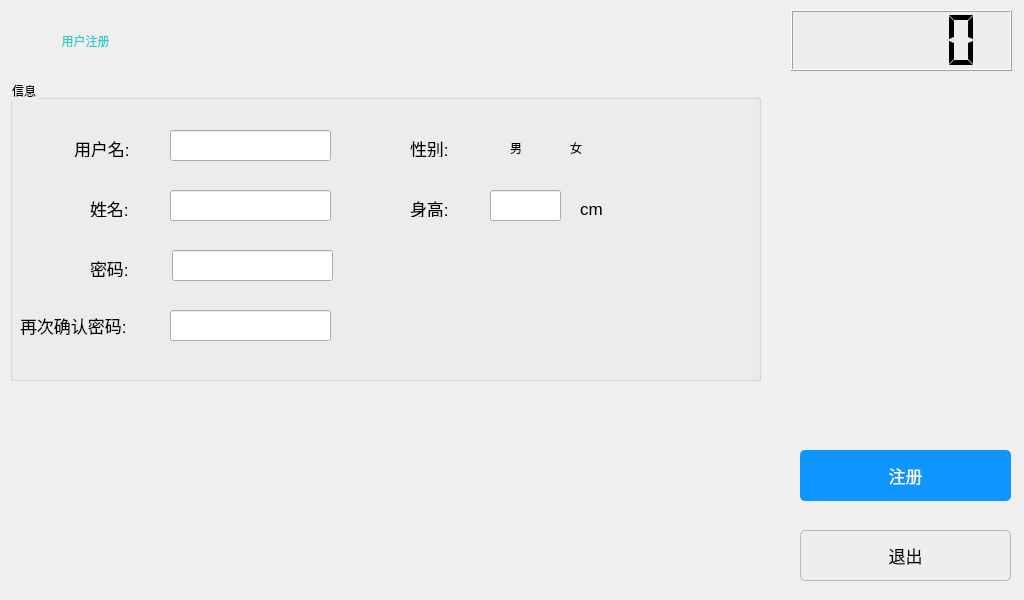
<?xml version="1.0" encoding="UTF-8"?>
<ui version="4.0">
 <class>Register</class>
 <widget class="QWidget" name="Register">
  <property name="geometry">
   <rect>
    <x>0</x>
    <y>0</y>
    <width>1024</width>
    <height>600</height>
   </rect>
  </property>
  <property name="cursor">
   <cursorShape>BlankCursor</cursorShape>
  </property>
  <property name="windowTitle">
   <string>Login</string>
  </property>
  <widget class="QLineEdit" name="leAccount">
   <property name="geometry">
    <rect>
     <x>170</x>
     <y>130</y>
     <width>161</width>
     <height>31</height>
    </rect>
   </property>
   <property name="font">
    <font>
     <pointsize>15</pointsize>
    </font>
   </property>
  </widget>
  <widget class="QLineEdit" name="lePwd">
   <property name="geometry">
    <rect>
     <x>172</x>
     <y>250</y>
     <width>161</width>
     <height>31</height>
    </rect>
   </property>
   <property name="font">
    <font>
     <pointsize>15</pointsize>
    </font>
   </property>
   <property name="echoMode">
    <enum>QLineEdit::Password</enum>
   </property>
  </widget>
  <widget class="QLineEdit" name="leName">
   <property name="geometry">
    <rect>
     <x>170</x>
     <y>190</y>
     <width>161</width>
     <height>31</height>
    </rect>
   </property>
   <property name="font">
    <font>
     <pointsize>15</pointsize>
    </font>
   </property>
  </widget>
  <widget class="QLabel" name="lblAccount">
   <property name="geometry">
    <rect>
     <x>74</x>
     <y>140</y>
     <width>67</width>
     <height>17</height>
    </rect>
   </property>
   <property name="font">
    <font>
     <pointsize>13</pointsize>
    </font>
   </property>
   <property name="styleSheet">
    <string notr="true">background-color: transparent;</string>
   </property>
   <property name="text">
    <string>用户名:</string>
   </property>
  </widget>
  <widget class="QLabel" name="lblPwd">
   <property name="geometry">
    <rect>
     <x>90</x>
     <y>260</y>
     <width>67</width>
     <height>17</height>
    </rect>
   </property>
   <property name="font">
    <font>
     <pointsize>13</pointsize>
    </font>
   </property>
   <property name="styleSheet">
    <string notr="true">background-color: transparent;</string>
   </property>
   <property name="text">
    <string>密码:</string>
   </property>
  </widget>
  <widget class="QLabel" name="label">
   <property name="geometry">
    <rect>
     <x>90</x>
     <y>200</y>
     <width>67</width>
     <height>17</height>
    </rect>
   </property>
   <property name="font">
    <font>
     <pointsize>13</pointsize>
    </font>
   </property>
   <property name="styleSheet">
    <string notr="true">background-color: transparent;</string>
   </property>
   <property name="text">
    <string>姓名:</string>
   </property>
  </widget>
  <widget class="QLabel" name="lblSex">
   <property name="geometry">
    <rect>
     <x>410</x>
     <y>140</y>
     <width>67</width>
     <height>17</height>
    </rect>
   </property>
   <property name="font">
    <font>
     <pointsize>13</pointsize>
    </font>
   </property>
   <property name="styleSheet">
    <string notr="true">background-color: transparent;</string>
   </property>
   <property name="text">
    <string>性别:</string>
   </property>
  </widget>
  <widget class="QLabel" name="label_2">
   <property name="geometry">
    <rect>
     <x>410</x>
     <y>200</y>
     <width>67</width>
     <height>17</height>
    </rect>
   </property>
   <property name="font">
    <font>
     <pointsize>13</pointsize>
    </font>
   </property>
   <property name="styleSheet">
    <string notr="true">background-color: transparent;</string>
   </property>
   <property name="text">
    <string>身高:</string>
   </property>
  </widget>
  <widget class="QLineEdit" name="leHight">
   <property name="geometry">
    <rect>
     <x>490</x>
     <y>190</y>
     <width>71</width>
     <height>31</height>
    </rect>
   </property>
   <property name="font">
    <font>
     <pointsize>15</pointsize>
    </font>
   </property>
  </widget>
  <widget class="QLabel" name="label_3">
   <property name="geometry">
    <rect>
     <x>580</x>
     <y>200</y>
     <width>67</width>
     <height>17</height>
    </rect>
   </property>
   <property name="font">
    <font>
     <pointsize>13</pointsize>
    </font>
   </property>
   <property name="styleSheet">
    <string notr="true">background-color: transparent;</string>
   </property>
   <property name="text">
    <string>cm</string>
   </property>
  </widget>
  <widget class="QPushButton" name="btnOk">
   <property name="geometry">
    <rect>
     <x>800</x>
     <y>450</y>
     <width>211</width>
     <height>51</height>
    </rect>
   </property>
   <property name="font">
    <font>
     <family>Microsoft Yahei</family>
     <pointsize>13</pointsize>
    </font>
   </property>
   <property name="cursor">
    <cursorShape>BlankCursor</cursorShape>
   </property>
   <property name="focusPolicy">
    <enum>Qt::NoFocus</enum>
   </property>
   <property name="styleSheet">
    <string notr="true">QPushButton
{
    font-family:Microsoft Yahei;
    color:white;
    background-color:rgb(14 , 150 , 254);
    border-radius:5px;
}

QPushButton:hover
{
    background-color:rgb(44 , 137 , 255);
}

QPushButton:pressed
{
    background-color:rgb(14 , 135 , 228);
    padding-left:3px;
    padding-top:3px;
}
</string>
   </property>
   <property name="text">
    <string>注册</string>
   </property>
   <property name="icon">
    <iconset resource="imageIcon.qrc">
     <normaloff>:/imgIcon/appbar.user.add.png</normaloff>:/imgIcon/appbar.user.add.png</iconset>
   </property>
   <property name="iconSize">
    <size>
     <width>76</width>
     <height>76</height>
    </size>
   </property>
  </widget>
  <widget class="QPushButton" name="btnCancel">
   <property name="geometry">
    <rect>
     <x>800</x>
     <y>530</y>
     <width>211</width>
     <height>51</height>
    </rect>
   </property>
   <property name="font">
    <font>
     <pointsize>13</pointsize>
    </font>
   </property>
   <property name="cursor">
    <cursorShape>BlankCursor</cursorShape>
   </property>
   <property name="focusPolicy">
    <enum>Qt::ClickFocus</enum>
   </property>
   <property name="styleSheet">
    <string notr="true">QPushButton
{
    color:black;
    background-color:rgb(238 , 238 , 238);
    border: 1px solid rgb(183 , 183 , 183);
	border-radius:5px;
}

QPushButton:hover
{
    color:black;
    background-color:rgb(228 , 240 , 250);
    border: 1px solid rgb(15 , 150 , 255);
}

QPushButton:pressed
{
    color:black;
    background-color:rgb(204 , 228 , 247);
    border: 1px solid rgb(1 , 84 , 153);
    padding-left:3px;
    padding-top:3px;
}</string>
   </property>
   <property name="text">
    <string>退出</string>
   </property>
   <property name="icon">
    <iconset resource="imageIcon.qrc">
     <normaloff>:/imgIcon/appbar.close.2.png</normaloff>:/imgIcon/appbar.close.2.png</iconset>
   </property>
   <property name="iconSize">
    <size>
     <width>76</width>
     <height>76</height>
    </size>
   </property>
  </widget>
  <widget class="QLabel" name="lblLogin">
   <property name="geometry">
    <rect>
     <x>-10</x>
     <y>10</y>
     <width>191</width>
     <height>61</height>
    </rect>
   </property>
   <property name="styleSheet">
    <string notr="true">QLabel
{
	font: 75 18pt &quot;微软雅黑&quot;;
	color: rgb(50 , 204 , 194);
	background-color: transparent;
}</string>
   </property>
   <property name="text">
    <string>用户注册</string>
   </property>
   <property name="alignment">
    <set>Qt::AlignCenter</set>
   </property>
  </widget>
  <widget class="QLabel" name="lblPwd_Confirm">
   <property name="geometry">
    <rect>
     <x>20</x>
     <y>310</y>
     <width>131</width>
     <height>31</height>
    </rect>
   </property>
   <property name="font">
    <font>
     <pointsize>13</pointsize>
    </font>
   </property>
   <property name="styleSheet">
    <string notr="true">background-color: transparent;</string>
   </property>
   <property name="text">
    <string>再次确认密码:</string>
   </property>
  </widget>
  <widget class="QLineEdit" name="lePwdConfrim">
   <property name="geometry">
    <rect>
     <x>170</x>
     <y>310</y>
     <width>161</width>
     <height>31</height>
    </rect>
   </property>
   <property name="font">
    <font>
     <pointsize>15</pointsize>
    </font>
   </property>
   <property name="echoMode">
    <enum>QLineEdit::Password</enum>
   </property>
  </widget>
  <widget class="QLCDNumber" name="lcdNumber">
   <property name="geometry">
    <rect>
     <x>791</x>
     <y>10</y>
     <width>221</width>
     <height>61</height>
    </rect>
   </property>
   <property name="font">
    <font>
     <family>Roboto</family>
     <pointsize>18</pointsize>
     <weight>50</weight>
     <bold>false</bold>
    </font>
   </property>
   <property name="autoFillBackground">
    <bool>false</bool>
   </property>
   <property name="styleSheet">
    <string notr="true">background-color:rgb(238 , 238 , 238);</string>
   </property>
   <property name="segmentStyle">
    <enum>QLCDNumber::Flat</enum>
   </property>
  </widget>
  <widget class="QGroupBox" name="gbInfo">
   <property name="geometry">
    <rect>
     <x>10</x>
     <y>80</y>
     <width>751</width>
     <height>301</height>
    </rect>
   </property>
   <property name="styleSheet">
    <string notr="true">background-color: transparent;</string>
   </property>
   <property name="title">
    <string>信息</string>
   </property>
   <widget class="QRadioButton" name="rboFeMale">
    <property name="geometry">
     <rect>
      <x>540</x>
      <y>60</y>
      <width>66</width>
      <height>30</height>
     </rect>
    </property>
    <property name="styleSheet">
     <string notr="true">background-color: transparent;</string>
    </property>
    <property name="text">
     <string>女
</string>
    </property>
   </widget>
   <widget class="QRadioButton" name="rdoMale">
    <property name="geometry">
     <rect>
      <x>480</x>
      <y>60</y>
      <width>51</width>
      <height>30</height>
     </rect>
    </property>
    <property name="styleSheet">
     <string notr="true">background-color: transparent;</string>
    </property>
    <property name="text">
     <string>男
</string>
    </property>
   </widget>
  </widget>
  <zorder>gbInfo</zorder>
  <zorder>leAccount</zorder>
  <zorder>lePwd</zorder>
  <zorder>leName</zorder>
  <zorder>lblAccount</zorder>
  <zorder>lblPwd</zorder>
  <zorder>label</zorder>
  <zorder>lblSex</zorder>
  <zorder>label_2</zorder>
  <zorder>leHight</zorder>
  <zorder>label_3</zorder>
  <zorder>btnOk</zorder>
  <zorder>btnCancel</zorder>
  <zorder>lblLogin</zorder>
  <zorder>lblPwd_Confirm</zorder>
  <zorder>lePwdConfrim</zorder>
  <zorder>lcdNumber</zorder>
 </widget>
 <layoutdefault spacing="6" margin="11"/>
 <resources>
  <include location="imageIcon.qrc"/>
 </resources>
 <connections/>
</ui>
